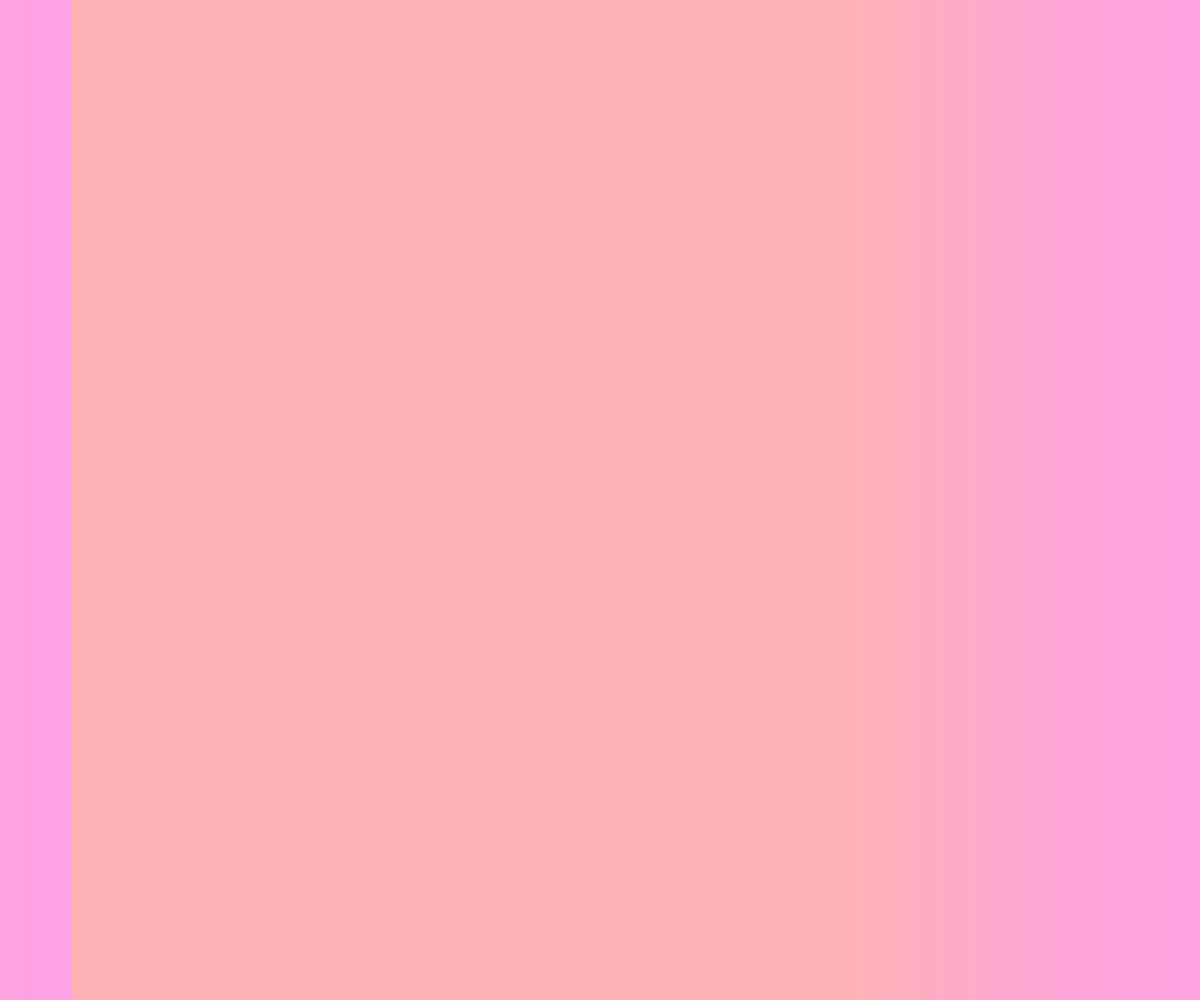
Frame 1 (no input)
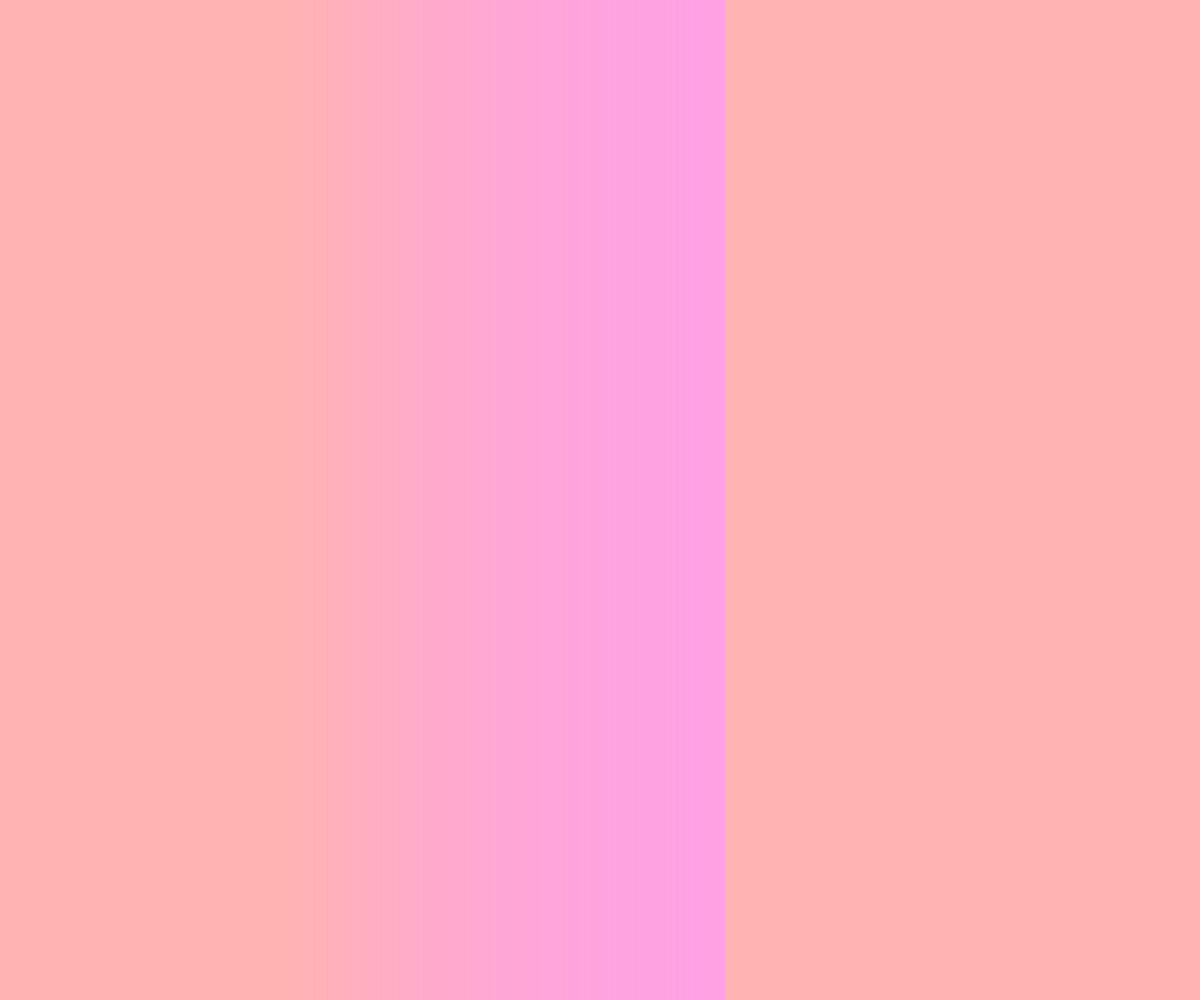
Frame 60 (no input)
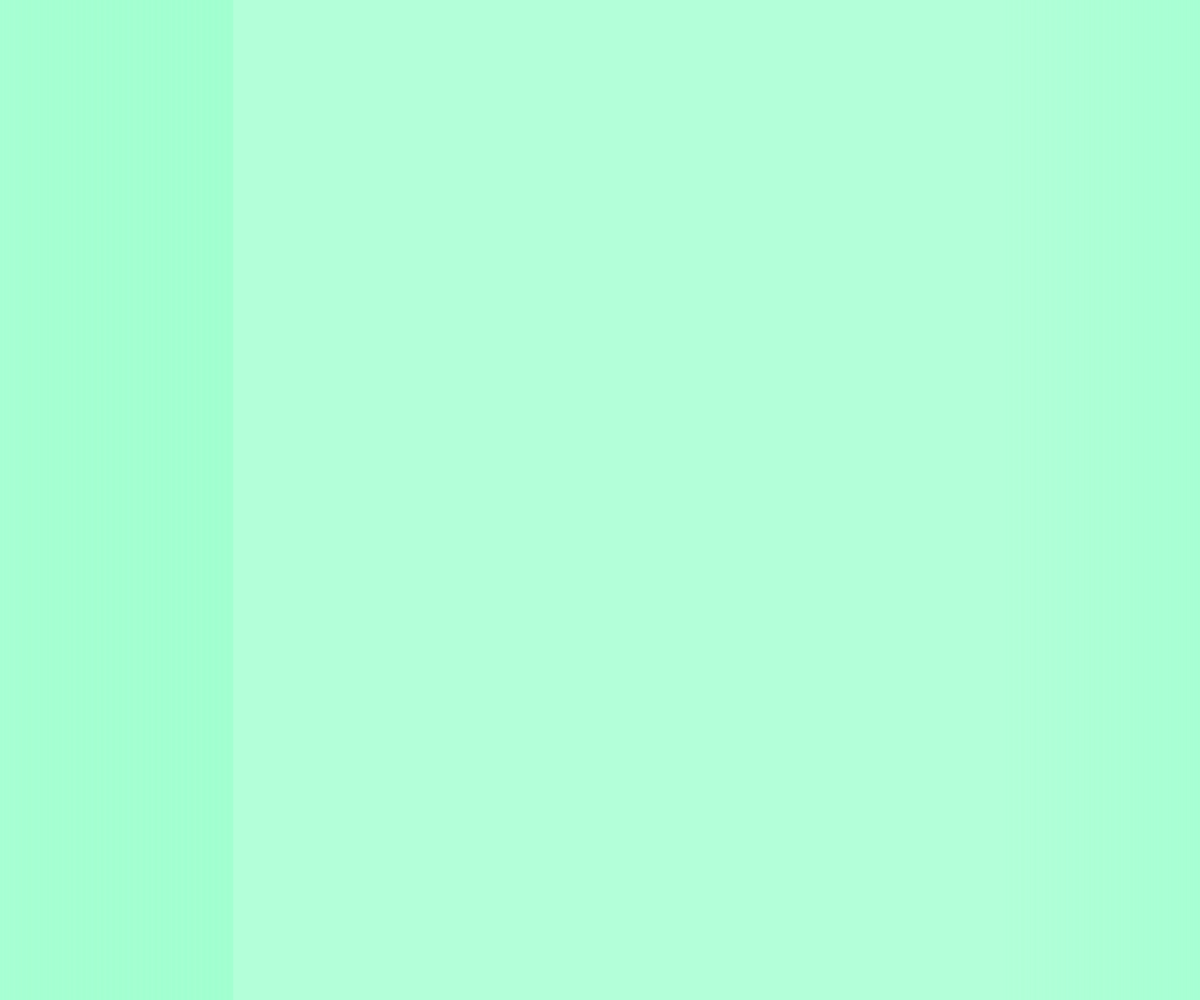
Frame 120 (the mouse pressed at the canvas centre since frame 60)

The p5.js sketch that drew these frames (run headless with seeded random() and noise() and a simulated clock; from frame 60 on, the mouse is pressed at the canvas centre):

// p5.js sketch
// ── sketch.js
// --- background colour ---
let bgColor;
// --- block colour ---
let blockColor;

// --- phase-driven sweep (mouseY controls speed) ---
let phase = 0; // 0..1 looping

// --- millisecond row config (repurposed) ---
const MILLI_COUNT       = 1000;   // number of columns
const MILLI_OVERLAP     = 0;      // set >0 to overlap columns
const MILLI_MAX_OPACITY = 0.70;   // peak opacity of active column
const MILLI_TRAIL_UNITS = 360;    // how many columns fade behind the active one

function setup() {
  createCanvas(windowWidth, windowHeight);
  rectMode(CENTER);
  colorMode(HSB, 360, 100, 100, 1);
  noStroke();
}

function draw() {
  // Colour:
  // Sat + Brightness fixed, Hue variable and opposite
  let mainHue = map(mouseX, 0, width, 0, 300);
  let oppositeHue = map(mainHue, 0, 300, 300, 0);

  bgColor = color(mainHue, 30, 100, 1);
  blockColor = color(oppositeHue, 40, 100, 1); // slight sat diff so it never disappears

  background(bgColor);

  // Map mouseY to speed (higher = faster)
  // Tweak these min/max speeds to taste
  let speed = map(mouseY, height * 0.85, height * 0.15, 0.003, 0.05);
  speed = constrain(speed, 0.002, 0.2);

  // Advance the phase (0..1), wrap smoothly
  phase += speed;
  if (phase > 1) phase -= 1;

  // Drive the row using phase instead of real milliseconds
  const curFloat = phase * MILLI_COUNT; // 0..MILLI_COUNT
  drawMillisecondRowPhase(curFloat, 0, width, height, 0);
}

// ---------- easing ----------
function easeOutSine(x) { return sin((x * PI) / 2); }

// ---------- PHASE-DRIVEN "MILLISECOND" ROW ----------
function drawMillisecondRowPhase(curFloat, rowLeft, rowWidth, bandH, yTop) {
  const activeIdx = floor(curFloat);

  const colW = (rowWidth + MILLI_OVERLAP * (MILLI_COUNT - 1)) / MILLI_COUNT;
  const step = colW - MILLI_OVERLAP;
  const colH = bandH;

  push();
  rectMode(CORNER);

  const h = hue(blockColor);
  const s = saturation(blockColor);
  const b = brightness(blockColor);

  for (let i = 0; i < MILLI_COUNT; i++) {
    let op = 0;

    if (i === activeIdx) {
      // fade in across the active column as phase progresses through it
      const tRel = constrain(curFloat - i, 0, 1);
      op = lerp(0, MILLI_MAX_OPACITY, tRel);
    } else {
      // trail behind the active column with a smooth fade
      const cycDist = (curFloat - i + MILLI_COUNT) % MILLI_COUNT; // distance forward from i to current
      const ageAfterFinish = max(0, cycDist - 1); // >0 once we moved past that column
      if (ageAfterFinish > 0 && ageAfterFinish <= MILLI_TRAIL_UNITS) {
        const k = constrain(ageAfterFinish / MILLI_TRAIL_UNITS, 0, 1);
        const w = easeOutSine(1 - k);
        op = MILLI_MAX_OPACITY * w;
      }
    }

    if (op > 0) {
      fill(h, s, b, op);
      rect(rowLeft + i * step, yTop, colW, colH);
    }
  }

  pop();
}

// ---------- RESIZE ----------
function windowResized() {
  resizeCanvas(windowWidth, windowHeight);
}
